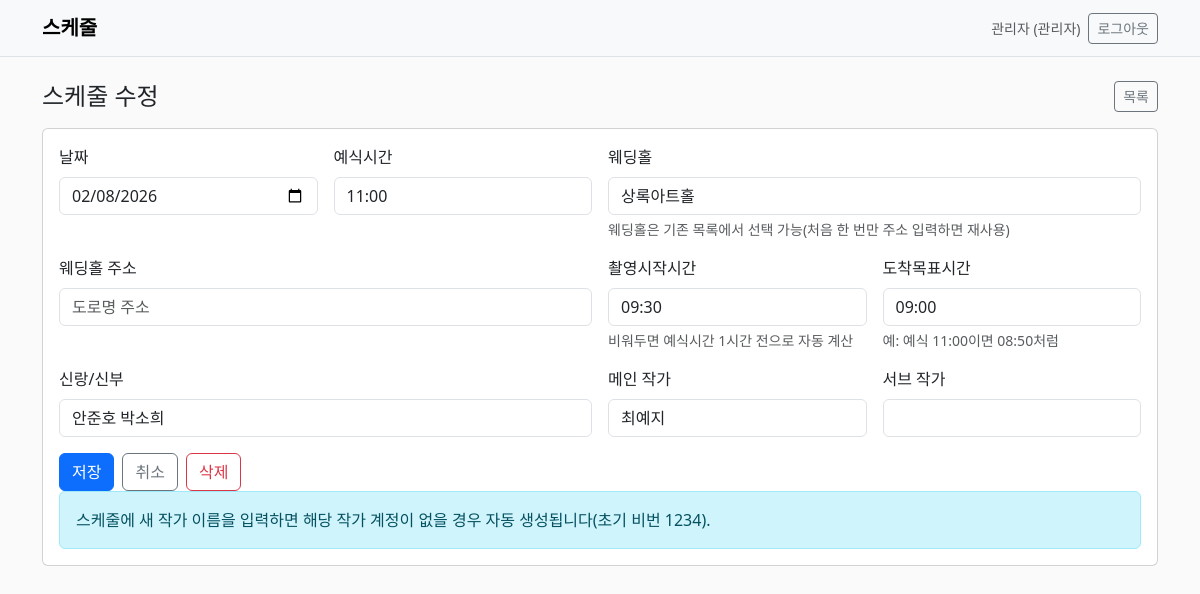
The app's page /admin/schedules/1/edit (signed in) with its own data.
### app/models.py (models this page shows)
class Photographer(SQLModel, table=True):
    id: Optional[int] = Field(default=None, primary_key=True)
    name: str = Field(index=True, unique=True)
    phone: Optional[str] = None
    gender: Optional[str] = None  # 남자/여자
    role: Optional[str] = None  # 메인/서브
    address: Optional[str] = None
    region: Optional[str] = None
    has_car: Optional[bool] = None
    start_date: Optional[date] = None
    status: str = Field(default="활성")  # 활성/비활성
    memo: Optional[str] = None
    username: str = Field(index=True, unique=True)
    password_hash: str
    is_admin: bool = Field(default=False)

class Schedule(SQLModel, table=True):
    id: Optional[int] = Field(default=None, primary_key=True)
    wedding_date: date = Field(index=True)
    wedding_time: Optional[time] = None
    shoot_start_time: Optional[time] = None  # 촬영시작시간
    venue: str = Field(index=True)
    venue_address: Optional[str] = None  # 웨딩홀 주소
    couple: Optional[str] = None
    arrival_target_time: Optional[time] = None  # 도착목표시간
    travel_minutes_default: Optional[int] = None  # 이동시간(분) - 수동/기본값
    main_name: Optional[str] = Field(index=True)
    sub_name: Optional[str] = Field(default=None, index=True)
    raw_photographers: Optional[str] = None  # F열 원본
    created_at: datetime = Field(default_factory=datetime.utcnow)

### app/main.py (the view)
@app.get("/admin/schedules/{sid}/edit", response_class=HTMLResponse)
def admin_edit_schedule_page(sid: int, request: Request, session: Session = Depends(get_session)):
    user = get_current_user(request, session)
    if not user or not user.is_admin:
        return RedirectResponse("/login", status_code=302)
    s = session.get(Schedule, sid)
    if not s:
        return RedirectResponse("/admin/schedules", status_code=302)
    venues = session.exec(select(Venue).order_by(Venue.name)).all()
    return templates.TemplateResponse("admin_schedule_edit.html", {"request": request, "user": user, "s": s, "venues": venues, "error": None})

### app/templates/admin_schedule_edit.html (shortened to what this page needs)
{% extends "base.html" %}
{% block content %}
<div class="d-flex align-items-center justify-content-between mb-3">
  <h4 class="m-0">스케줄 수정</h4>
  <a class="btn btn-outline-secondary btn-sm" href="/admin/schedules">목록</a>
</div>
<div class="card">
  <div class="card-body">
    <form method="post" action="/admin/schedules/{{ s.id }}/edit" class="row g-3">
      <div class="col-md-3">
        <label class="form-label">날짜</label>
        <input name="wedding_date" type="date" class="form-control" value="{{ s.wedding_date }}" required>
      </div>
      <div class="col-md-3">
        <label class="form-label">예식시간</label>
        <input name="wedding_time" class="form-control" value="{{ s.wedding_time.strftime('%H:%M') if s.wedding_time else '' }}" placeholder="11:00">
      </div>
      <div class="col-md-6">
        <label class="form-label">웨딩홀</label>
        <input name="venue" class="form-control" value="{{ s.venue }}" list="venueList" required>
        <div class="form-text">웨딩홀은 기존 목록에서 선택 가능(처음 한 번만 주소 입력하면 재사용)</div>
      </div>
      <div class="col-md-6">
        <label class="form-label">웨딩홀 주소</label>
        <input name="venue_address" class="form-control" value="{{ s.venue_address or '' }}" placeholder="도로명 주소">
      </div>
      <div class="col-md-3">
        <label class="form-label">촬영시작시간</label>
        <input name="shoot_start_time" class="form-control" value="{{ s.shoot_start_time.strftime('%H:%M') if s.shoot_start_time else '' }}" placeholder="10:00">
        <div class="form-text">비워두면 예식시간 1시간 전으로 자동 계산</div>
      </div>
      <div class="col-md-3">
        <label class="form-label">도착목표시간</label>
        <input name="arrival_target_time" class="form-control" value="{{ s.arrival_target_time.strftime('%H:%M') if s.arrival_target_time else '' }}" placeholder="08:50">
        <div class="form-text">예: 예식 11:00이면 08:50처럼</div>
      </div>
      <div class="col-md-6">
        <label class="form-label">신랑/신부</label>
        <input name="couple" class="form-control" value="{{ s.couple or '' }}">
      </div>
      <div class="col-md-3">
        <label class="form-label">메인 작가</label>
        <input name="main_name" class="form-control" value="{{ s.main_name or '' }}">
      </div>
      <div class="col-md-3">
        <label class="form-label">서브 작가</label>
        <input name="sub_name" class="form-control" value="{{ s.sub_name or '' }}">
      </div>
      <div class="col-12 d-flex gap-2">
        <button class="btn btn-primary">저장</button>
        <a class="btn btn-outline-secondary" href="/admin/schedules">취소</a>
        <form method="post" action="/admin/schedules/{{ s.id }}/delete" class="ms-auto" onsubmit="return confirm('이 스케줄을 삭제할까요? (연결된 체크도 같이 삭제됩니다)')">
          <button class="btn btn-outline-danger">삭제</button>
        </form>
      </div>
      <div class="col-12">
        <div class="alert alert-info mb-0">
          스케줄에 새 작가 이름을 입력하면 해당 작가 계정이 없을 경우 자동 생성됩니다(초기 비번 1234).
        </div>
      </div>
    </form>
  </div>
</div>
{% endblock %}

### app/templates/base.html (shortened to what this page needs)
<!doctype html>
<html lang="ko">
<head>
  <link href="https://cdn.jsdelivr.net/npm/bootstrap@5.3.3/dist/css/bootstrap.min.css" rel="stylesheet">
  <link href="/static/app.css" rel="stylesheet">
</head>
<body>
<nav class="navbar navbar-expand-lg bg-light border-bottom">
  <div class="container">
    <a class="navbar-brand fw-bold" href="/">스케줄</a>
    <div class="ms-auto d-flex gap-2 align-items-center">
      {% if user %}
        <span class="text-muted small">{{ user.name }}{% if user.is_admin %} (관리자){% endif %}</span>
        <form method="post" action="/logout" class="m-0">
          <button class="btn btn-outline-secondary btn-sm">로그아웃</button>
        </form>
      {% endif %}
    </div>
  </div>
</nav>
<main class="container my-4">
  {% block content %}{% endblock %}
</main>
</body>
</html>

### app/static/app.css (style rules this page uses)
body { background: #fafafa; }

### records on screen
Photographer: name "관리자"
Schedule: wedding_date "02/08/2026", wedding_time "11:00", venue "상록아트홀", shoot_start_time "09:30", arrival_target_time "09:00", couple "안준호 박소희", main_name "최예지"
